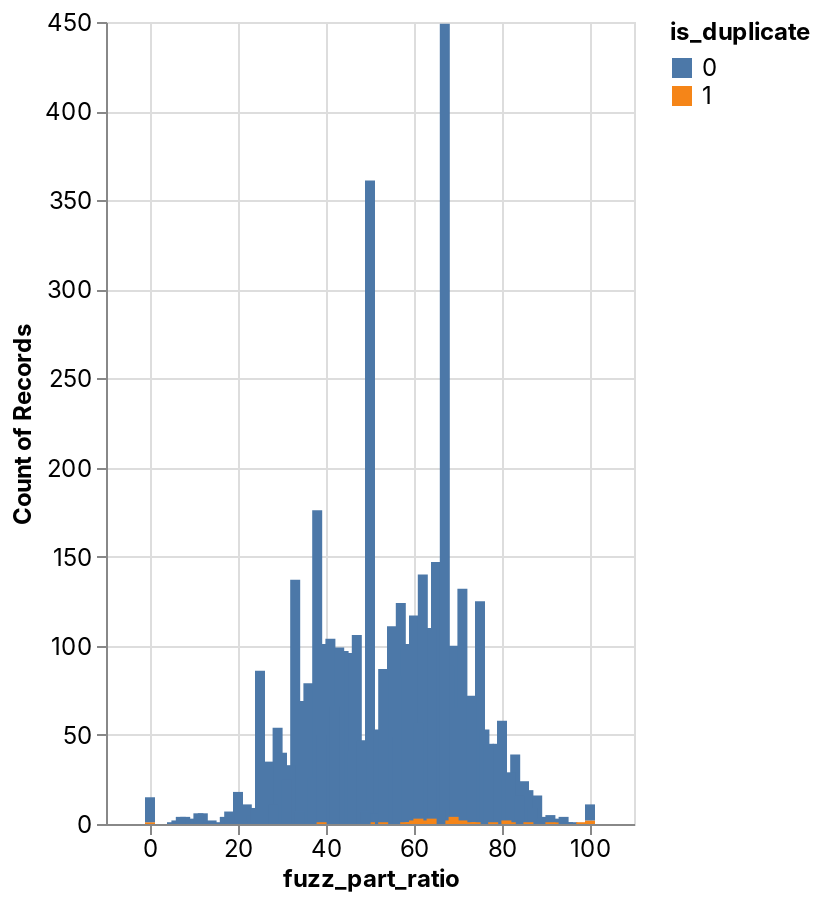

Source (notebook cell):
### Code cell
_deepnote_run_altair(df, """{"data":{"name":"placeholder"},"mark":{"type":"bar","tooltip":true},"height":220,"$schema":"https://vega.github.io/schema/vega-lite/v4.json","autosize":{"type":"fit"},"encoding":{"x":{"sort":null,"type":"quantitative","field":"fuzz_part_ratio","scale":{"type":"linear","zero":false}},"y":{"sort":null,"type":"quantitative","field":"COUNT(*)","scale":{"type":"linear","zero":true},"aggregate":"count"},"color":{"sort":null,"type":"nominal","field":"is_duplicate","scale":{"type":"linear","zero":false}}}}""")

### Figure 1 — Vega-Lite specification as saved in the notebook (floating-point values rounded to 4 significant figures; data arrays with more than 128 entries replaced by an {"elided": "..."} marker saying what was removed)
{"config": {"view": {"continuousWidth": 400, "continuousHeight": 300}, "area": {"fill": "#51C0E9"}, "axis": {"labelFont": "Inter, sans-serif", "labelFontSize": 12, "labelFontWeight": "normal", "labelLimit": 60, "labelOverlap": "greedy", "titleFont": "Inter, sans-serif", "titleFontSize": 12, "titleFontWeight": "bold"}, "background": "#ffffff", "legend": {"labelFont": "Inter, sans-serif", "labelFontSize": 12, "titleFont": "Inter, sans-serif", "titleFontSize": 12, "titleFontWeight": "bold"}, "line": {"stroke": "#51C0E9", "strokeWidth": 2}, "rect": {"fill": "#51C0E9"}, "title": {"anchor": "start", "color": "#000000", "font": "Inter, sans-serif", "fontSize": 22, "fontWeight": "normal"}}, "data": {"name": "data-06ea93763f391ed9ee77bb81de0af274"}, "mark": {"type": "bar", "tooltip": true}, "autosize": {"type": "fit"}, "encoding": {"color": {"field": "is_duplicate", "scale": {"type": "linear", "zero": false}, "sort": null, "type": "nominal"}, "x": {"field": "fuzz_part_ratio", "scale": {"type": "linear", "zero": false}, "sort": null, "type": "quantitative"}, "y": {"aggregate": "count", "field": "COUNT(*)", "scale": {"type": "linear", "zero": true}, "sort": null, "type": "quantitative"}}, "height": 440, "width": "container", "$schema": "https://vega.github.io/schema/vega-lite/v4.json", "datasets": {"data-06ea93763f391ed9ee77bb81de0af274": {"elided": "5000 records"}}}
